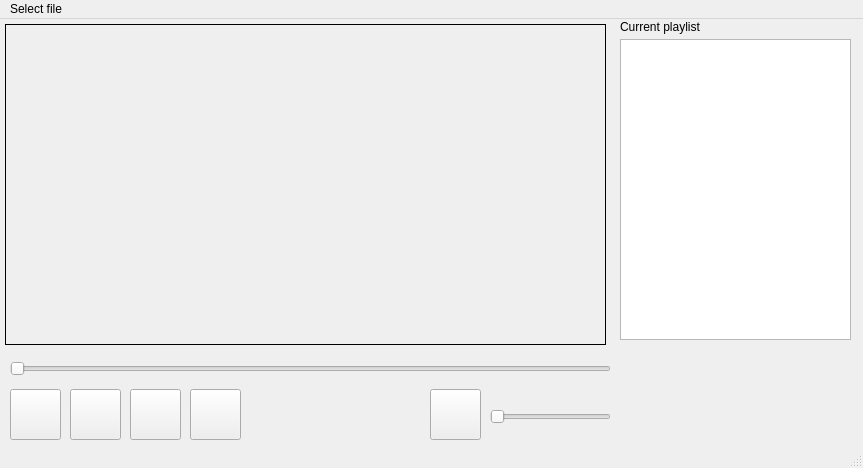
<?xml version="1.0" encoding="UTF-8"?>
<ui version="4.0">
 <class>MainWindow</class>
 <widget class="QMainWindow" name="MainWindow">
  <property name="geometry">
   <rect>
    <x>0</x>
    <y>0</y>
    <width>863</width>
    <height>468</height>
   </rect>
  </property>
  <property name="windowTitle">
   <string>Media Player</string>
  </property>
  <widget class="QWidget" name="centralwidget">
   <widget class="QGroupBox" name="groupBox_Video">
    <property name="geometry">
     <rect>
      <x>5</x>
      <y>5</y>
      <width>601</width>
      <height>321</height>
     </rect>
    </property>
    <property name="styleSheet">
     <string notr="true">QGroupBox
{
	border:1px solid black;
}</string>
    </property>
    <property name="title">
     <string/>
    </property>
   </widget>
   <widget class="QPushButton" name="pushButton_Seek_Backward">
    <property name="geometry">
     <rect>
      <x>10</x>
      <y>370</y>
      <width>51</width>
      <height>51</height>
     </rect>
    </property>
    <property name="text">
     <string/>
    </property>
   </widget>
   <widget class="QPushButton" name="pushButton_Play_Pause">
    <property name="geometry">
     <rect>
      <x>70</x>
      <y>370</y>
      <width>51</width>
      <height>51</height>
     </rect>
    </property>
    <property name="text">
     <string/>
    </property>
   </widget>
   <widget class="QPushButton" name="pushButton_Stop">
    <property name="geometry">
     <rect>
      <x>130</x>
      <y>370</y>
      <width>51</width>
      <height>51</height>
     </rect>
    </property>
    <property name="text">
     <string/>
    </property>
   </widget>
   <widget class="QPushButton" name="pushButton_Seek_Forward">
    <property name="geometry">
     <rect>
      <x>190</x>
      <y>370</y>
      <width>51</width>
      <height>51</height>
     </rect>
    </property>
    <property name="text">
     <string/>
    </property>
   </widget>
   <widget class="QPushButton" name="pushButton_Volume">
    <property name="geometry">
     <rect>
      <x>430</x>
      <y>370</y>
      <width>51</width>
      <height>51</height>
     </rect>
    </property>
    <property name="text">
     <string/>
    </property>
   </widget>
   <widget class="QSlider" name="horizontalSlider_Volume">
    <property name="geometry">
     <rect>
      <x>490</x>
      <y>390</y>
      <width>121</width>
      <height>16</height>
     </rect>
    </property>
    <property name="orientation">
     <enum>Qt::Horizontal</enum>
    </property>
   </widget>
   <widget class="QListWidget" name="play_list">
    <property name="geometry">
     <rect>
      <x>620</x>
      <y>20</y>
      <width>231</width>
      <height>301</height>
     </rect>
    </property>
   </widget>
   <widget class="QLabel" name="label">
    <property name="geometry">
     <rect>
      <x>620</x>
      <y>0</y>
      <width>231</width>
      <height>16</height>
     </rect>
    </property>
    <property name="text">
     <string>Current playlist</string>
    </property>
   </widget>
   <widget class="QSlider" name="horizontalSlider">
    <property name="geometry">
     <rect>
      <x>10</x>
      <y>340</y>
      <width>601</width>
      <height>19</height>
     </rect>
    </property>
    <property name="orientation">
     <enum>Qt::Horizontal</enum>
    </property>
   </widget>
  </widget>
  <widget class="QStatusBar" name="statusbar"/>
  <widget class="QMenuBar" name="menubar">
   <property name="geometry">
    <rect>
     <x>0</x>
     <y>0</y>
     <width>863</width>
     <height>21</height>
    </rect>
   </property>
   <widget class="QMenu" name="menuSelect_file">
    <property name="title">
     <string>Select file</string>
    </property>
    <addaction name="actionOpen_video"/>
    <addaction name="actionOpen_music"/>
   </widget>
   <addaction name="menuSelect_file"/>
  </widget>
  <action name="actionOpen_video">
   <property name="text">
    <string>Open video</string>
   </property>
  </action>
  <action name="actionOpen_music">
   <property name="text">
    <string>Open  music</string>
   </property>
  </action>
 </widget>
 <resources/>
 <connections/>
</ui>
